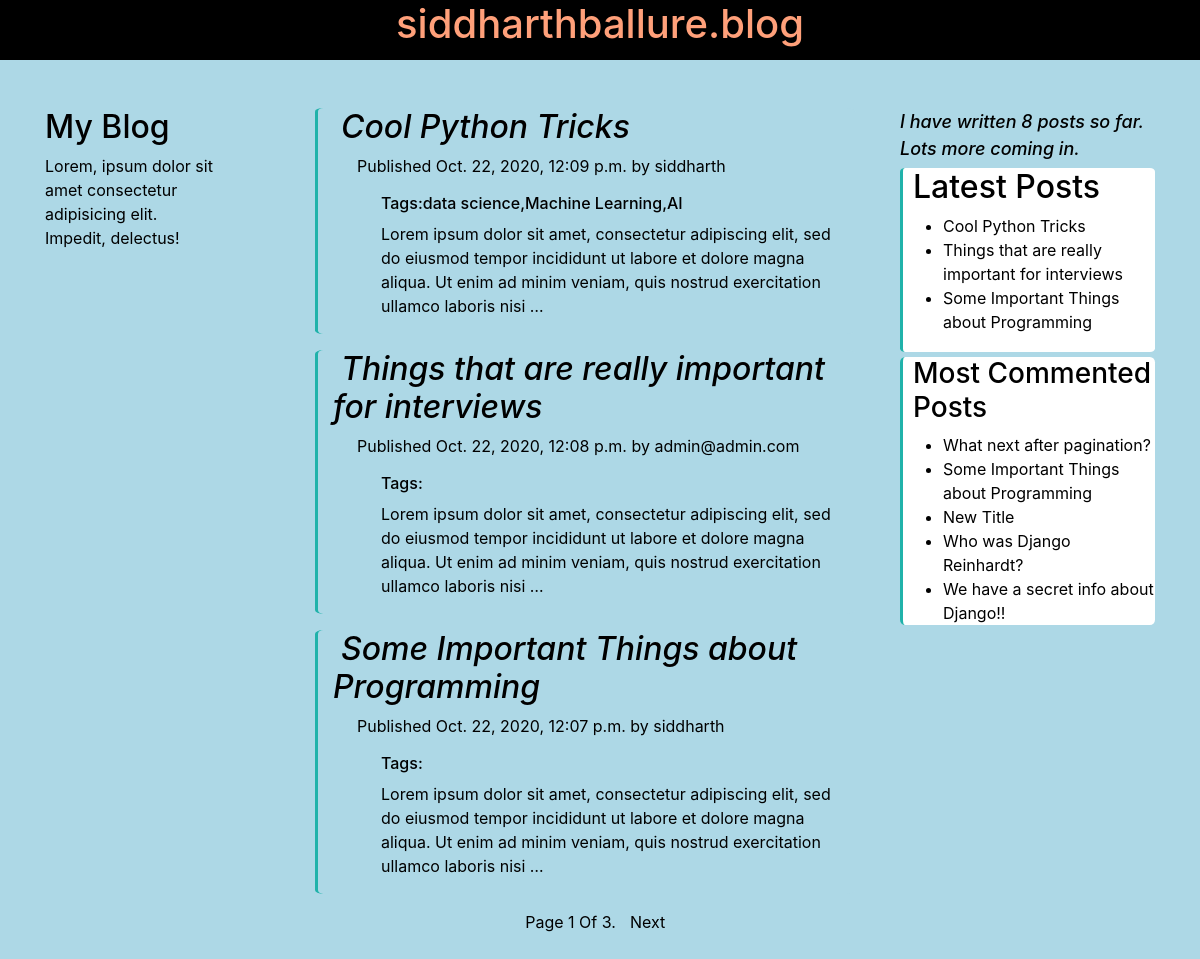
/blog/, run on an earlier commit of the app's database.
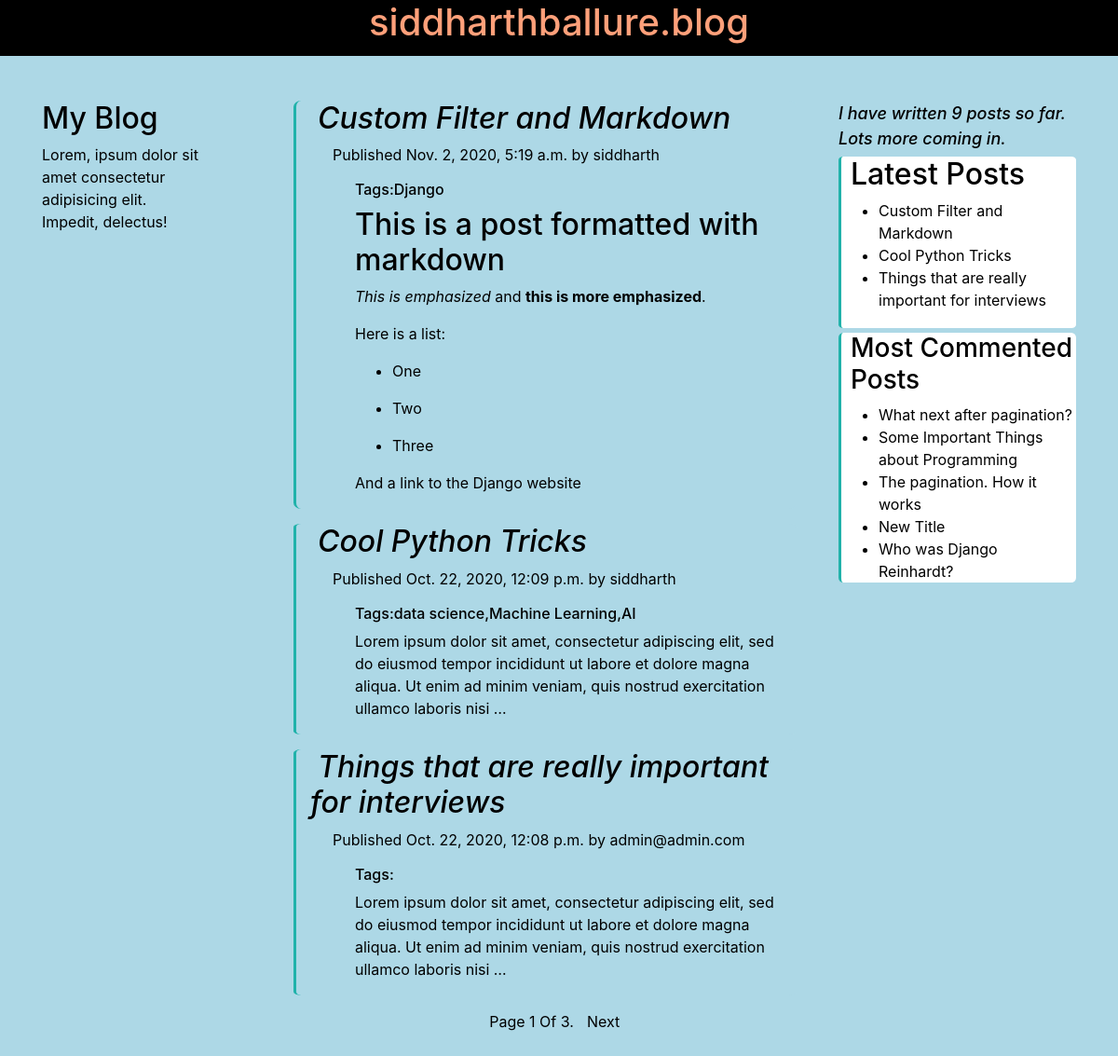
And on a later commit of the database.
### blog/models.py (models this page shows, shortened)
class Post(models.Model):
    STATUS_CHOICES = (
        ('draft', 'Draft'),
        ('published', 'Published'),
    )
    title = models.CharField(max_length=250)
    slug = models.SlugField(max_length=250,
                            unique_for_date='publish')
    author = models.ForeignKey(User,
                                on_delete=models.CASCADE,
                                related_name='blog_posts')
    body = models.TextField()
    publish = models.DateTimeField(default=timezone.now)
    created = models.DateTimeField(auto_now_add=True)
    updated = models.DateTimeField(auto_now=True)
    status = models.CharField(max_length=10,
                              choices=STATUS_CHOICES,
                              default='draft')
    objects = models.Manager() #default manager
    published = PublishedManager() #custom manager
    tags = TaggableManager()
    class Meta:
        ordering = ('-publish',)
    def get_absolute_url(self):
        return reverse('blog:post_detail',
                        args=[self.publish.year,
                              self.publish.month,
                              self.publish.day,
                              self.slug])

### blog/views.py (the view)
# urls.py: path('', views.post_list, name='post_list'),
def post_list(request, tag_slug=None):
    object_list = Post.published.all()
    paginator = Paginator(object_list, 3)
    page = request.GET.get('page')
    try:
        posts = paginator.page(page)
    except PageNotAnInteger:
        posts = paginator.page(1)
    except EmptyPage:
        posts = paginator.page(paginator.num_pages)
    object_list = Post.published.all()
    tag = None
    if tag_slug:
        tag = get_object_or_404(Tag, slug=tag_slug)
        object_list = object_list.filter(tags__in=[tag])
    return render(request,
                  'blog/post/list.html',
                  {'page':page,'posts':posts,
                  'tag':tag})

### blog/models.py (called while the page is built)
    def get_queryset(self):
        return super(PublishedManager, self).get_queryset()\
                                            .filter(status='published')

### blog/templatetags/blog_tags.py (called while the page is built)
@register.simple_tag
def total_posts():
    return Post.published.count()

@register.inclusion_tag('blog/post/latest_posts.html')
def show_latest_posts(count=5):
    latest_posts = Post.published.order_by('-publish')[:count]
    return {'latest_posts':latest_posts}

@register.simple_tag
def get_most_commented_posts(count=5):
    return Post.published.annotate(
        total_comments = Count('comments')
    ).order_by('-total_comments')[:count]

@register.filter(name='markdown')
def markdown_format(text):
    return mark_safe(markdown.markdown(text))

### blog/templates/blog/post/list.html (shortened to what this page needs)
{% extends 'blog/base.html' %}
{% load blog_tags %}
{% block content %}
    {% for post in posts %}
        <div class=' alert-info mb-3 card-deck col' id='posts_list'>
            <h2>
                <a id=='anchor' href="{{ post.get_absolute_url }}" class="ml-2 text-decoration-none font-italic">
                    {{ post.title }}
                </a>
            </h2>
            <div>
                <div>
                    <p class="date ml-4">
                    Published {{ post.publish }} by {{ post.author }}
                    </p>
                </div>
                <div>
                    <h6 class='row ml-5'>
                        Tags: {% for tag in post.tags.all %}
                            <a class='text-decoration-none' href="{% url "blog:post_list_by_tag" tag.slug %}">
                                {{ tag.name }}
                            </a>
                            {% if not forloop.last %},{% endif %}
                        {% endfor %}
                    </h6>
                </div>
            </div>
            <div class="ml-5">
                {{ post.body|markdown|truncatewords_html:30 }}
            </div>
        </div>
    {% endfor %}
    <div class="pb-5 text-capitalize" class=''>
        {% include 'pagination.html' with page=posts %}
    </div>
{% endblock %}

### blog/templates/blog/base.html (shortened to what this page needs)
{% load blog_tags %}
{% load static %}
<!DOCTYPE html>
<html lang="en">
<head>
    <link rel="stylesheet" href="https://stackpath.bootstrapcdn.com/bootstrap/4.5.2/css/bootstrap.min.css"
>
    <link rel="stylesheet" href="{% static 'css/blog.css' %}">
</head>
<body>
        <div id='head' class='mb-5 pb-1 sticky-top'>
            <h1  class='text-center'>siddharthballure.blog</h1>
        </div>
<div class="container" >
    <div class="row">
        <div id="sidebar"  class="col-sm-2 mt-auto">
            <h2>My Blog</h2>
            <p>Lorem, ipsum dolor sit amet consectetur adipisicing elit. Impedit, delectus!</p>
        </div>
        <div id="content"  class="col col-sm-6" >
            {% block content %}
            {% endblock %}
        </div>
        <div class='col col-sm-3' id='right-sidebar'>
            <p>I have written {% total_posts %} posts so far. Lots more coming in.</p>
            <div id='latest_posts'>
                <h2>Latest Posts</h2>
                {% show_latest_posts 3 %}
            </div>
            <div id='most_commented'>
                <h3>Most Commented Posts</h3>
                {% get_most_commented_posts as most_commented_posts %}
                <ul>
                    {% for post in most_commented_posts %}
                        <li>
                            <a href="{{ post.get_absolute_url }}">
                                {{ post.title }}
                            </a>
                        </li>
                    {% endfor %}
                </ul>
            </div>
        </div>
    </div>
</div>
</body>
</html>

### blog/templates/pagination.html (shortened to what this page needs)
<div class="pagination pagination-lg justify-content-center" >
    <span class="step-links">
        <span class="current">
            Page {{ page.number }} of {{ page.paginator.num_pages }}.
        </span>
        {% if page.has_next %}
            <a href="?page={{ page.next_page_number }}" class='text-decoration-none btn-outline-dark badge-pill'>Next</a>
        {% endif %}
    </span>
</div>

### blog/templates/blog/post/latest_posts.html
<ul>
    {% for post in latest_posts %}
        <li>
            <a href="{{ post.get_absolute_url }}">
                {{ post.title }}
            </a>
        </li>
    {% endfor %}
</ul>

### blog/static/css/blog.css (style rules this page uses)
html { scroll-behavior: smooth; }
body { background:lightblue; color: black; }
#head { background: black; color: lightsalmon; }
#sidebar { position: fixed; margin-top: 100px; padding-left: -10px; }
#posts_list { border-radius: 1.5%; }
#content { margin-left: auto; }
.alert-info { background-color:lightblue; border-left: 3px solid lightseagreen; color: black; }
a { color: black; }
#right-sidebar { margin-bottom: auto; border-radius: 2%; }
#right-sidebar { position: -webkit-sticky; position: sticky; top: -35px; }
#right-sidebar > p { font-style: italic; font-size: large; font-weight: 500; color: black; }
ul>li { list-style-type: disc; }
#latest_posts { background-color: rgb(255, 255, 255); border-radius: 2%; padding-right: 2px; padding-left: 10px; padding-bottom: 2px; margin-bottom: 5px; padding-top: -10px; margin-top: -10px; border-left: 3px solid lightseagreen; }
#latest_posts>ul { padding-left: 30px; }
#most_commented { background-color: rgb(255, 255, 255); border-radius: 2%; padding-left: 10px; border-left: 3px solid lightseagreen; }
#most_commented >ul { padding-left: 30px; }
.btn-outline-dark { color: black; }

What changed in the data, as far as the page shows it:
no longer on one of the page's lists (row unchanged): Post: title "Some Important Things about Programming", publish "Oct. 22, 2020, 12:07 p.m.", author "siddharth", body "Lorem ipsum dolor sit amet, consectetur adipiscing elit, sed do eiusmod tempor incididunt ut labore et dolore magna aliqua. Ut enim ad minim veniam, quis nostrud exercitation ullamco laboris nisi …"
no longer on this page (row unchanged): Post: title "We have a secret info about Django!!", shown under "Most Commented Posts"
added Post: title "Custom Filter and Markdown", publish "Nov. 2, 2020, 5:19 a.m.", author "siddharth", body "This is a post formatted with markdown This is emphasized and this is more emphasized . Here is a list: One Two Three And a link to the Django website"
added Tag: name "Django", shown under "Custom Filter and Markdown"
now on this page (row unchanged): Post: title "The pagination. How it works", shown under "Most Commented Posts"
Also different on the page:
text no longer shown: "8"
text now shown: "9"
